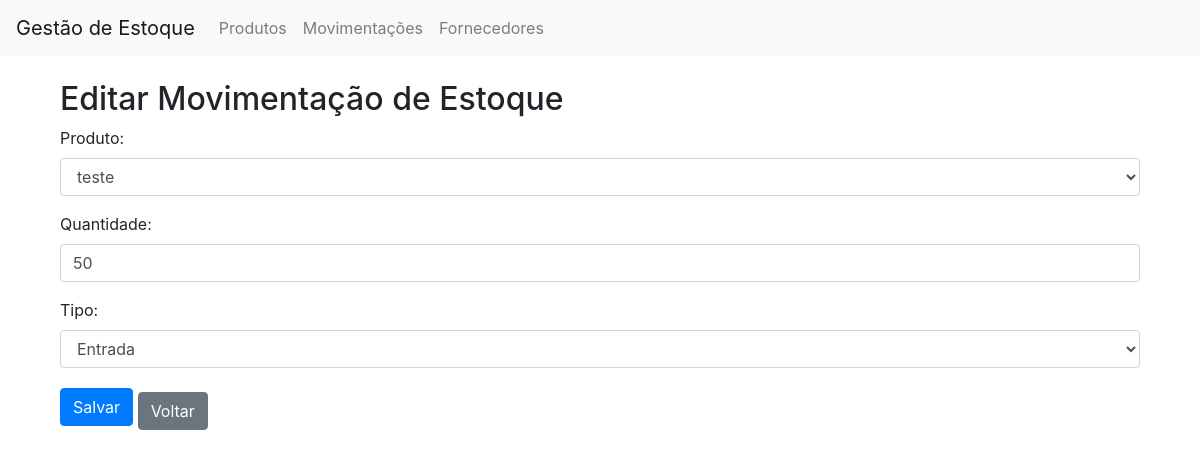
Page /estoque/movimentacoes/editar/2/ (signed in) on the committed database.
### estoque/models.py (models this page shows, shortened)
class Movimentacao(models.Model):
    TIPO_MOVIMENTACAO = [
        ('entrada', 'Entrada'),
        ('saida', 'Saída'),
    ]
    produto = models.ForeignKey(Produto, on_delete=models.CASCADE)
    quantidade = models.IntegerField()
    tipo = models.CharField(max_length=7, choices=TIPO_MOVIMENTACAO)
    data = models.DateTimeField(auto_now_add=True)

### estoque/views.py (the view)
# urls.py: path('movimentacoes/editar/<int:pk>/', views.editar_movimentacao, name='editar_movimentacao'),
@login_required
def editar_movimentacao(request, pk):
    movimentacao = get_object_or_404(Movimentacao, pk=pk)
    if request.method == 'POST':
        form = MovimentacaoForm(request.POST, instance=movimentacao)
        if form.is_valid():
            form.save()
            messages.success(request, 'Movimentação editada com sucesso!')
            return redirect('listar_movimentacoes')  # Redirecionar para a lista de movimentações
        else:
            messages.error(request, 'Erro ao editar movimentação. Verifique os dados e tente novamente.')
    else:
        form = MovimentacaoForm(instance=movimentacao)
    return render(request, 'estoque/editar_movimentacao.html', {'form': form})

### estoque/forms.py (shortened to what this page needs)
class MovimentacaoForm(forms.ModelForm):
    class Meta:
        model = Movimentacao
        fields = ['produto', 'quantidade', 'tipo']
        widgets = {
            'produto': forms.Select(attrs={'class': 'form-control'}),
            'quantidade': forms.NumberInput(attrs={'class': 'form-control'}),
            'tipo': forms.Select(attrs={'class': 'form-control'}),
        }

### estoque/models.py (called while the page is built)
    def __str__(self):
        return self.nome

### estoque/templates/estoque/editar_movimentacao.html (shortened to what this page needs)
{% extends 'base.html' %}
{% block content %}
<div class="container mt-4">
    <h2>Editar Movimentação de Estoque</h2>
    <form method="POST">
        <div class="form-group">
            {{ form.as_p }}
        </div>
        <button type="submit" class="btn btn-primary">Salvar</button>
        <a href="{% url 'listar_movimentacoes' %}" class="btn btn-secondary mt-2">Voltar</a>
    </form>
</div>
{% endblock %}

### rows in the picture
Movimentacao: produto "teste", quantidade "50", tipo "Entrada"
